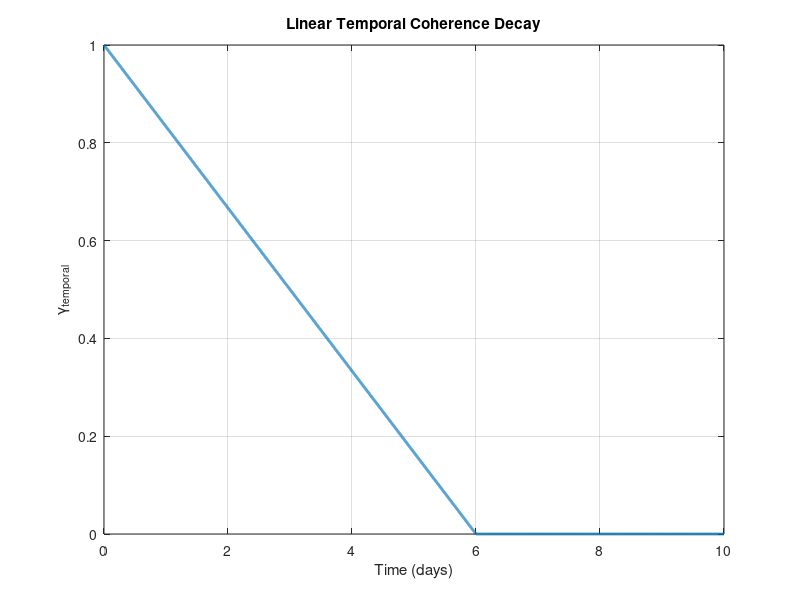

The MATLAB source for this figure: (Note: this script raises an error after producing the figure.)
%% Calculations for the uncertainty and coherence of radar

% constants
c = 299792458; % speed of light, m/s
f = 1.2e9; % cycles/sec
lambda = c/f; % meters


%% Linear Temporal Coherence
% Parameters for linear temporal coherence

T_zero = 6 * 24 * 3600;          % coherence reaches zero at 6 days, s
k = 1;                  % sz = k*sy

t = 0:60:(10 * 24 * 3600);       % 10-day simulation, 1-minute spacing
t_days = t/(24*3600);

% Linear temporal coherence
gamma_temporal = max(1 - t/T_zero, 0);

figure;
plot(t_days, gamma_temporal, 'LineWidth', 2);
grid on;
box on;

xlabel('Time (days)');
ylabel('\gamma_{temporal}');
title('Linear Temporal Coherence Decay');

xlim([0 10]);
ylim([0 1]);
xline(6, '--', 'Complete decorrelation');

% Estimate sy and sz from temporal coherence

figure;
hold on;
grid on;
box on;


% The inverse equation is undefined at gamma = 0
valid = gamma_temporal > 0;

sy = NaN(size(t));
sz = NaN(size(t));

sy(valid) = (lambda/(4*pi)) .* ...
    sqrt( ...
    -2 .* log(gamma_temporal(valid)) ./ ...
    (sind(theta).^2 + k.^2 .* cosd(theta).^2) ...
    );

sz(valid) = k .* sy(valid);

% Horizontal displacement spread
plot(t_days, sy, '-', ...
    'LineWidth', 2);

xline(6, 'k:', 'Complete decorrelation', ...
    'HandleVisibility', 'off');

xlabel('Time (days)');
ylabel('RMS Scatterer Displacement (m)');
title('Scatterer Displacement for Linear Coherence Decay');

xlim([0 6]);

%% Temporal coherence vs horizontal RMS scatterer displacement
% Assumption: sz = k*sy

k = [0.25 1 4];

sy = linspace(0,0.12,500);    % horizontal RMS displacement, m
colors = lines(length(k));

figure;
hold on;
grid on;
box on;

for i = 1:length(k)

    sz = k(i).*sy;

    gamma_temporal = exp( ...
        -0.5 .* (4*pi/lambda).^2 .* ...
        (sy.^2 .* sind(theta).^2 + ...
         sz.^2 .* cosd(theta).^2) );

    plot(sy, gamma_temporal, ...
        'LineWidth',2, ...
        'Color',colors(i,:), ...
        'DisplayName',sprintf('k = %.2f',k(i)));
end

xlabel('Horizontal RMS Scatterer Displacement, s_y (m)');
ylabel('\gamma_{temporal}');
title('Temporal Coherence vs. RMS Scatterer Displacement');

xlim([0 max(sy)]);
ylim([0 1]);

legend('Location','northeast');
%% function for calculating sigma_z
L = 100; 
lambda = c/f;
dphi = 1; 
NESZ_dB = -20; 
sigma0_dB = -10;
b_perp = 100; 
time = 12*3600; % seconds

estimate_insar_uncertainty(L, lambda, dphi, NESZ_dB, sigma0_dB, b_perp, time)
